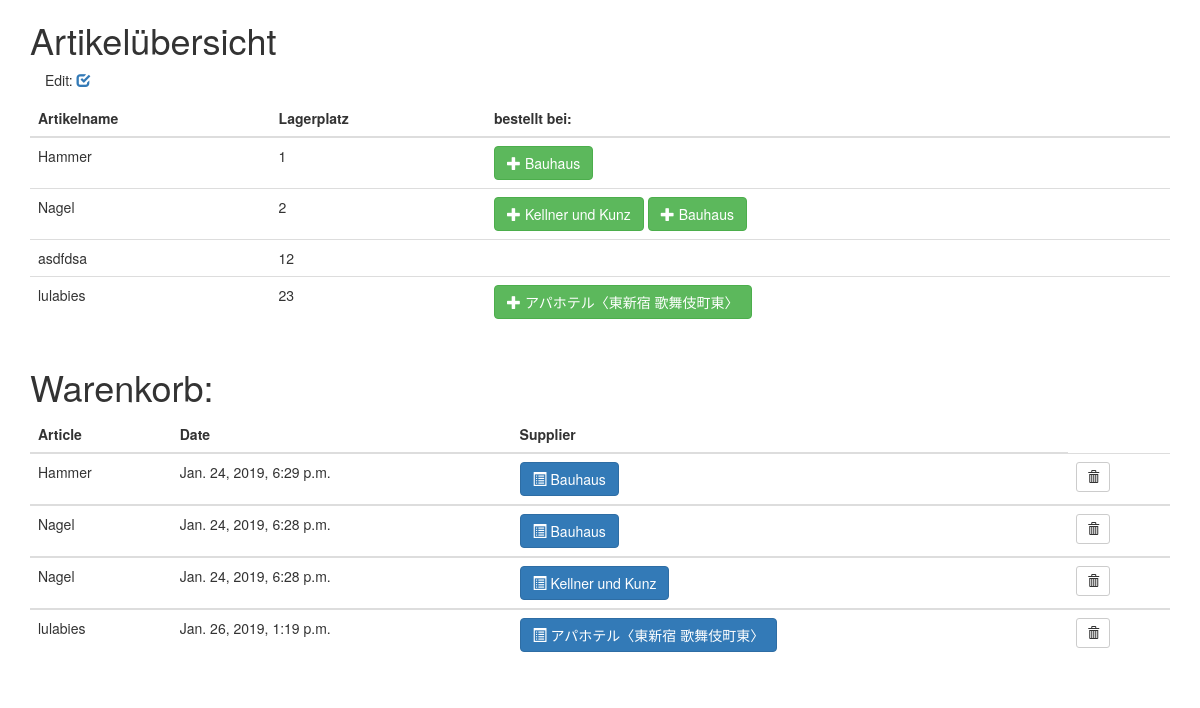
Page /getstatus/ on the committed database.
### warehouse/models.py (models this page shows, shortened)
class Article(models.Model):
    id = models.AutoField(primary_key=True)
    label = models.CharField(max_length=200)
    sensor_no = models.IntegerField()
    sensor_status = models.BooleanField(default=True)
    supplier = models.ManyToManyField(Supplier, through='Detail')
    def __str__(self):
        return self.label

class Detail(models.Model):
    id = models.AutoField(primary_key=True)
    article = models.ForeignKey(Article, on_delete=models.CASCADE)
    supplier = models.ForeignKey(Supplier, on_delete=models.CASCADE)
    shipment_cost = models.IntegerField(default=0)
    order_min = models.IntegerField(default=0)
    price = models.IntegerField(default=0)

class Supplier(models.Model):
    id = models.AutoField(primary_key=True)
    name = models.CharField(max_length=200)
    def __str__(self):
        return self.name

class Orderbasket(models.Model):
    id = models.AutoField(primary_key=True)
    detail = models.ForeignKey(Detail, on_delete=models.CASCADE)
    date = models.DateTimeField(default=datetime.now)
    quantity = models.IntegerField(default=1)
    confirmed = models.BooleanField(default=False)
    ordered = models.BooleanField(default=False)

### warehouse/views.py (the view, shortened to what this page needs)
# urls.py: path('getstatus/', ArticleListView.as_view(), name='getstatus'),
class ArticleListView(generic.ListView):
    template_name = 'getstatus.html'
    context_object_name = 'all_articles'
    queryset = Article.objects.all()
    def get_context_data(self, **kwargs):
        context = super(ArticleListView, self).get_context_data(**kwargs)
        context['empty_articles'] = Article.objects.filter(sensor_status=True)
        context['all_supplier'] = Supplier.objects.all()
        context['details'] = Detail.objects.filter(article__sensor_status=True)
        context['baskets'] = Orderbasket.objects.order_by('detail__supplier')
        return context

### warehouse/templates/getstatus.html (shortened to what this page needs)
<!DOCTYPE html>
<html lang="en">
<head>
    <link rel="stylesheet" href="https://maxcdn.bootstrapcdn.com/bootstrap/3.3.7/css/bootstrap.min.css">
</head>
<body>
<div class="container">
<h1> Artikelübersicht</h1>
    <div class="container">
    <p>Edit:
        <a href="/getmatrix/">
          <span class="glyphicon glyphicon-check"></span>
        </a>
    </p>
    </div>
<table class="table">
    <thead>
    <tr>
        <th>Artikelname</th>
        <th>Lagerplatz</th>
        <th>bestellt bei:</th>
     </tr>
    </thead>
    <tbody>
    {% for article in empty_articles %}
    <tr>
        <td>{{article.label}}</td>
        <td>{{article.sensor_no}}</td>
        <td>
            <form action="/getstatus/" method="post">
            {% for detail in details %}
                {% if detail.article == article %}
                    <button type="submit" class="btn btn-success" name="detail" value="{{detail.id}}">
                        <span class="glyphicon glyphicon-plus"></span> {{detail.supplier}}
                    </button>
                {% endif %}
            {% endfor %}
            </form>
        </td>
    </tr>
    {% endfor %}
</table>
</div>
<div class="container">
<h1>Warenkorb: </h1>
<table class="table">
    <thead>
    <tr>
        <th>Article</th>
        <th>Date</th>
        <th>Supplier</th>
     </tr>
    </thead>
        {% for basket in baskets %}
    <tbody>
        <tr>
        <td>
        {{basket.detail.article}}
        </td>
        <td>
          {{basket.date}}
        </td>
        <td>
            <form action="/getbucket/" method="post">
                <button type="submit" class="btn btn-primary" name="getbucket" value="{{basket.detail.supplier.id}}">
                    <span class="glyphicon glyphicon-list-alt"></span> {{basket.detail.supplier}}
                </button>
            </form>
        </td>
        <td>
            <form action="/getstatus/" method="post">
                <button type="submit" class="btn btn-default btn-sm" name="remove" value="{{basket.id}}">
                    <span class="glyphicon glyphicon-trash"></span>
                </button>
            </form>
        </td>
        </tr>
        {% endfor %}
    </tbody>
</table>
</div>
</html>

### rows in the picture
Article: label "Hammer", sensor_no "1"
Detail: {{ detail.id }} 21 (drawn), supplier "Bauhaus"
Article: label "Nagel", sensor_no "2"
Detail: {{ detail.id }} 22 (drawn), supplier "Kellner und Kunz"
Detail: {{ detail.id }} 23 (drawn), supplier "Bauhaus"
Article: label "asdfdsa", sensor_no "12"
Article: label "lulabies", sensor_no "23"
Detail: {{ detail.id }} 24 (drawn), supplier "アパホテル〈東新宿 歌舞伎町東〉"
Orderbasket: detail.article "Hammer", date "Jan. 24, 2019, 6:29 p.m.", detail.supplier "Bauhaus", {{ basket.id }} 118 (drawn)
Orderbasket: detail.article "Nagel", date "Jan. 24, 2019, 6:28 p.m.", detail.supplier "Bauhaus", {{ basket.id }} 116 (drawn)
Orderbasket: detail.article "Nagel", date "Jan. 24, 2019, 6:28 p.m.", detail.supplier "Kellner und Kunz", {{ basket.id }} 117 (drawn)
Orderbasket: detail.article "lulabies", date "Jan. 26, 2019, 1:19 p.m.", detail.supplier "アパホテル〈東新宿 歌舞伎町東〉", {{ basket.id }} 119 (drawn)
